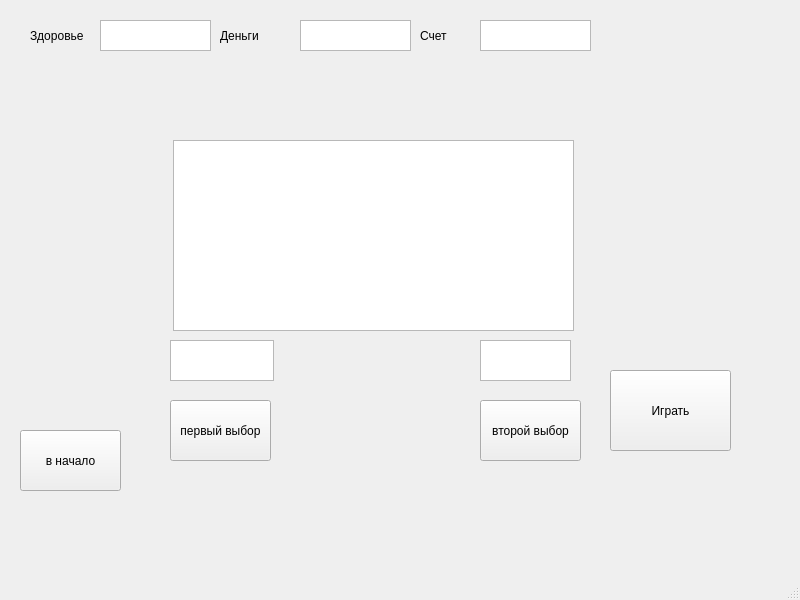
<?xml version="1.0" encoding="UTF-8"?>
<ui version="4.0">
 <class>MainWindow</class>
 <widget class="QMainWindow" name="MainWindow">
  <property name="geometry">
   <rect>
    <x>0</x>
    <y>0</y>
    <width>800</width>
    <height>600</height>
   </rect>
  </property>
  <property name="windowTitle">
   <string>MainWindow</string>
  </property>
  <widget class="QWidget" name="centralwidget">
   <widget class="QTextEdit" name="health_bar">
    <property name="geometry">
     <rect>
      <x>300</x>
      <y>20</y>
      <width>111</width>
      <height>31</height>
     </rect>
    </property>
   </widget>
   <widget class="QTextEdit" name="money_bar">
    <property name="geometry">
     <rect>
      <x>100</x>
      <y>20</y>
      <width>111</width>
      <height>31</height>
     </rect>
    </property>
   </widget>
   <widget class="QTextEdit" name="textEdit_6">
    <property name="geometry">
     <rect>
      <x>480</x>
      <y>20</y>
      <width>111</width>
      <height>31</height>
     </rect>
    </property>
   </widget>
   <widget class="QTextEdit" name="textEdit">
    <property name="geometry">
     <rect>
      <x>173</x>
      <y>140</y>
      <width>401</width>
      <height>191</height>
     </rect>
    </property>
   </widget>
   <widget class="QPushButton" name="initial_text">
    <property name="geometry">
     <rect>
      <x>20</x>
      <y>430</y>
      <width>101</width>
      <height>61</height>
     </rect>
    </property>
    <property name="text">
     <string>в начало</string>
    </property>
   </widget>
   <widget class="QPushButton" name="choise2">
    <property name="geometry">
     <rect>
      <x>480</x>
      <y>400</y>
      <width>101</width>
      <height>61</height>
     </rect>
    </property>
    <property name="text">
     <string>второй выбор</string>
    </property>
   </widget>
   <widget class="QPushButton" name="choise1">
    <property name="geometry">
     <rect>
      <x>170</x>
      <y>400</y>
      <width>101</width>
      <height>61</height>
     </rect>
    </property>
    <property name="text">
     <string>первый выбор</string>
    </property>
   </widget>
   <widget class="QTextEdit" name="choise1_text">
    <property name="geometry">
     <rect>
      <x>170</x>
      <y>340</y>
      <width>104</width>
      <height>41</height>
     </rect>
    </property>
   </widget>
   <widget class="QTextEdit" name="choise2_text">
    <property name="geometry">
     <rect>
      <x>480</x>
      <y>340</y>
      <width>91</width>
      <height>41</height>
     </rect>
    </property>
   </widget>
   <widget class="QLabel" name="label">
    <property name="geometry">
     <rect>
      <x>30</x>
      <y>20</y>
      <width>71</width>
      <height>31</height>
     </rect>
    </property>
    <property name="text">
     <string>Здоровье</string>
    </property>
   </widget>
   <widget class="QLabel" name="label_2">
    <property name="geometry">
     <rect>
      <x>220</x>
      <y>20</y>
      <width>71</width>
      <height>31</height>
     </rect>
    </property>
    <property name="text">
     <string>Деньги</string>
    </property>
   </widget>
   <widget class="QLabel" name="label_3">
    <property name="geometry">
     <rect>
      <x>420</x>
      <y>20</y>
      <width>71</width>
      <height>31</height>
     </rect>
    </property>
    <property name="text">
     <string>Счет</string>
    </property>
   </widget>
   <widget class="QPushButton" name="game_butoon">
    <property name="geometry">
     <rect>
      <x>610</x>
      <y>370</y>
      <width>121</width>
      <height>81</height>
     </rect>
    </property>
    <property name="text">
     <string>Играть</string>
    </property>
   </widget>
  </widget>
  <widget class="QMenuBar" name="menubar">
   <property name="geometry">
    <rect>
     <x>0</x>
     <y>0</y>
     <width>800</width>
     <height>21</height>
    </rect>
   </property>
  </widget>
  <widget class="QStatusBar" name="statusbar"/>
 </widget>
 <resources/>
 <connections/>
</ui>
